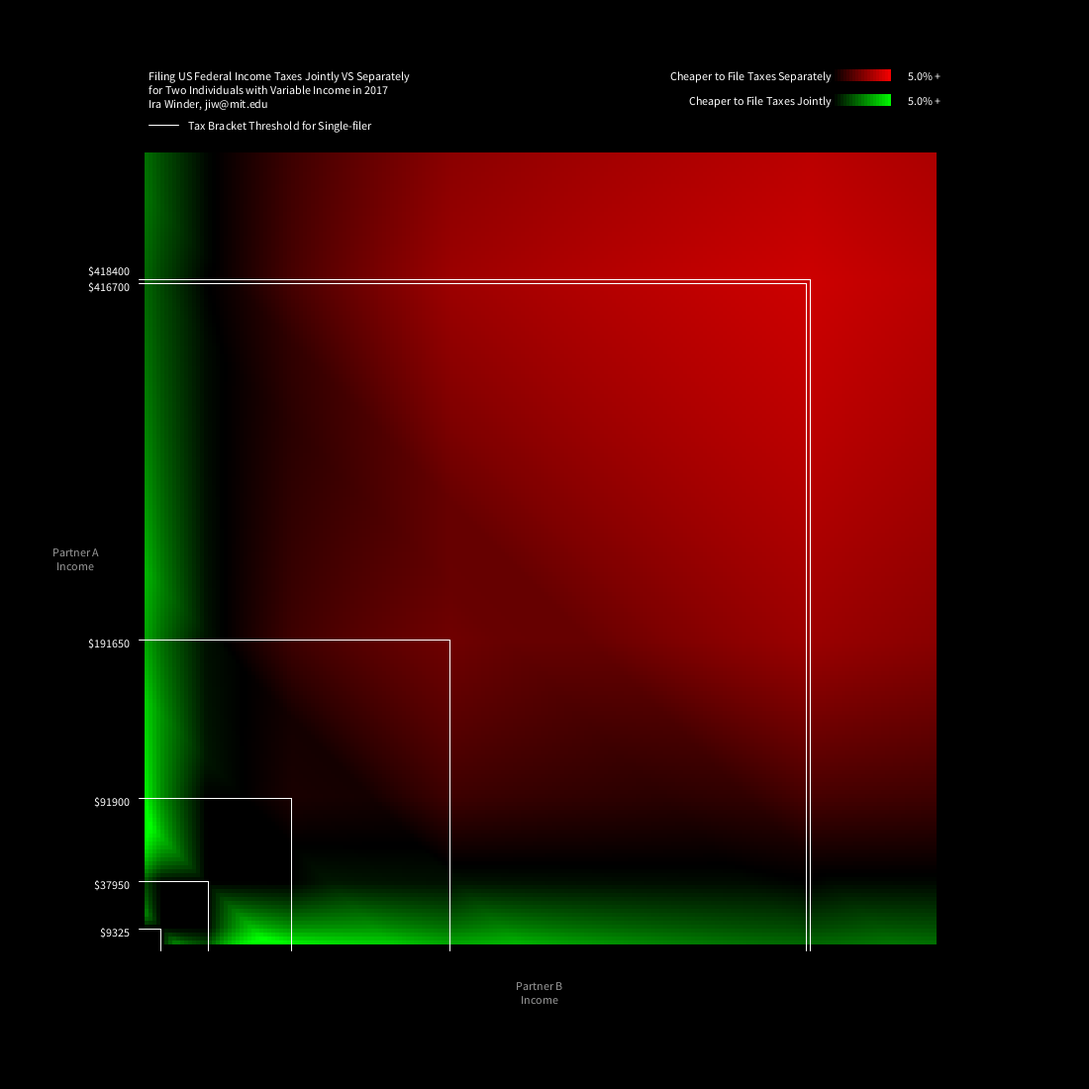
Frame 1 (no input)
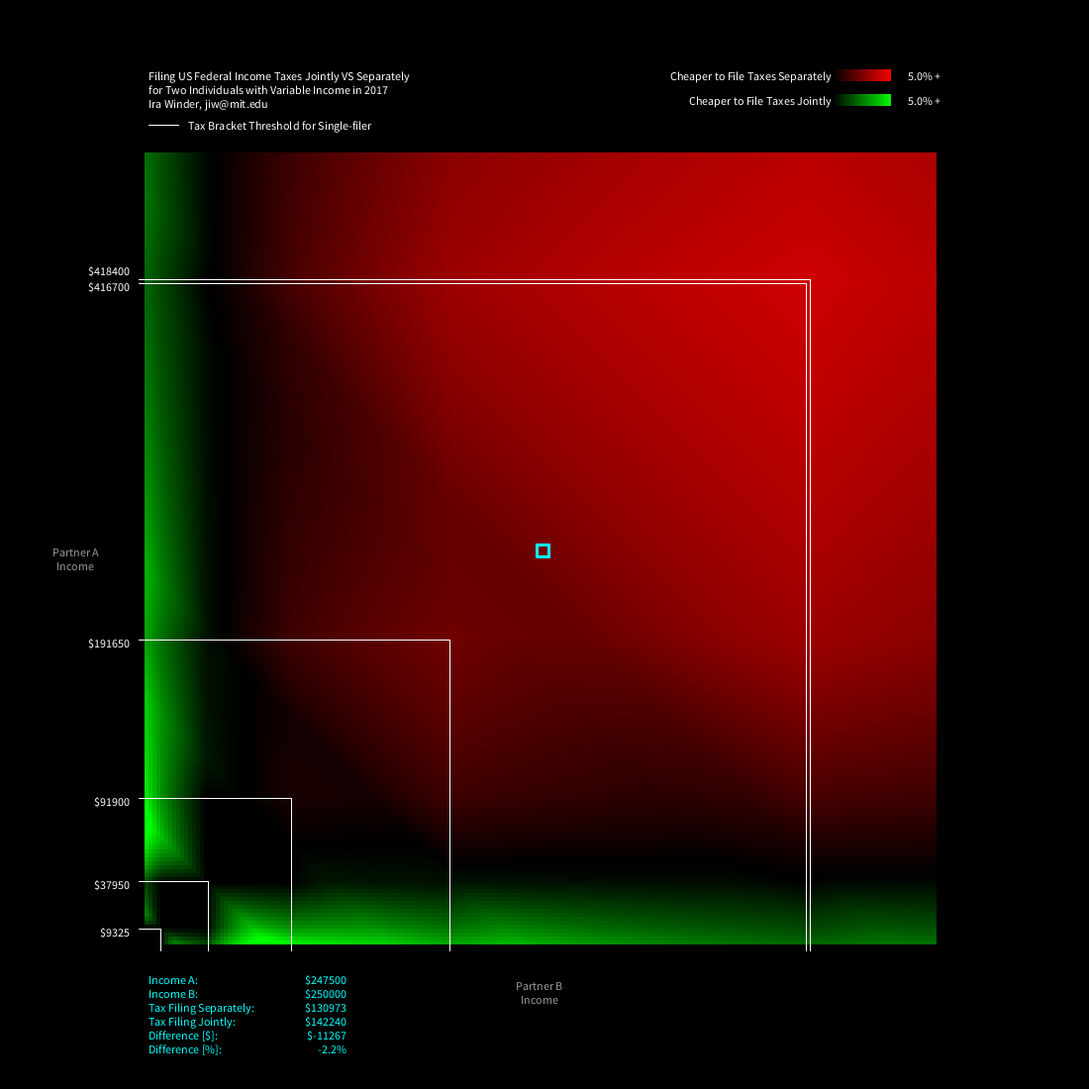
Frame 2 (the mouse pressed at the canvas centre, redrawn once)

The Processing sketch that drew these frames (run headless with seeded random() and noise(); the mouse was pressed at the canvas centre and the sketch redrawn once):

// Processing sketch: FedTaxCalc
// ── FedTaxCalc.pde
// Ira Winder, jiw@mit.edu
// The following script computes and graphs a couple's federal income tax 
// as a function of their respective income and whether they are filing jointly or separately

// Based on 2017 US Tax Brackets
// https://taxfoundation.org/2017-tax-brackets/

// {income threshold, percent taxed after threshold}
float[][] singleBracket = {
  {0,      .1},
  {9325,   .15},
  {37950,  .25},
  {91900,  .28},
  {191650, .33},
  {416700, .35},
  {418400, .396}
};

// {income threshold, percent taxed after threshold}
float[][] marriedBracket = {
  {0,      .1},
  {18650,  .15},
  {75900,  .25},
  {153100, .28},
  {233350, .33},
  {416700, .35},
  {470700, .396}
};

// difference filing jointly vs filing single [n][n][2]
// [][][0] = federal tax if filing as single
// [][][1] = federal tax if filing as married
// [][][2] = total household income
float[][][] taxSummary;

int NUM_INTERVALS = 200;
float INTERVAL_RESOLUTION = 2500.0; // USD
float MAX_DIFF = 0.05;

void setup() {
  size(1100, 1100);
  
  taxSummary = new float[NUM_INTERVALS][NUM_INTERVALS][3];
  for (int i=0; i<NUM_INTERVALS; i++) {
    for (int j=0; j<NUM_INTERVALS; j++) {
      
      // Calculate Taxes if Filing Single
      taxSummary[i][j][0] = incomeTax(i*INTERVAL_RESOLUTION, "single") + incomeTax(j*INTERVAL_RESOLUTION, "single");
      
      // Calculate Taxes if Filing Jointly (Married)
      taxSummary[i][j][1] = incomeTax( (i+j)*INTERVAL_RESOLUTION, "married");
      
      // Calculate Taxes if Filing Jointly (Married)
      taxSummary[i][j][2] = (i+j)*INTERVAL_RESOLUTION;
     
    } 
  }
}

float CANVAS_X = 800;
float CANVAS_Y = 800;
int mouseU, mouseV;

void draw() {
  background(0);
  stroke(255); fill(255);
  
  translate(0.5*(width - CANVAS_X), 0.5*(height - CANVAS_Y));
  
  // Legend
  noStroke();
  for (int i=0; i<20; i++) {
    fill(#FF0000, 255*i/20.0);
    rect(3*i + CANVAS_X - 110, -80, 3, 12);
  }
  for (int i=0; i<20; i++) {
    fill(#00FF00, 255*i/20.0);
    rect(3*i + CANVAS_X - 110, -55, 3, 12);
  }
  noStroke();
  
  textAlign(RIGHT);
  fill(255);
  text("Cheaper to File Taxes Separately", CANVAS_X - 110, -80 + 10);
  text("Cheaper to File Taxes Jointly", CANVAS_X - 110, -55 + 10);
  text(int(1000*MAX_DIFF)/10.0 + "% +", CANVAS_X, -80 + 10);
  text(int(1000*MAX_DIFF)/10.0 + "% +", CANVAS_X, -55 + 10);
  
  fill(255);
  textAlign(LEFT);
  text("Filing US Federal Income Taxes Jointly VS Separately\n" + 
       "for Two Individuals with Variable Income in 2017\n" + 
       "Ira Winder, jiw@mit.edu", 0, -80 + 10);
  
  stroke(255);
  strokeWeight(1);
  line(0, -24, 30, -24);
  text("Tax Bracket Threshold for Single-filer", 40, -30 + 10);
  noStroke();
  
  
  
  noStroke();
  float diff;
  float MAX = 10.0;
  for (int i=0; i<NUM_INTERVALS; i++) {
    for (int j=0; j<NUM_INTERVALS; j++) {
      diff = taxSummary[i][j][0] - taxSummary[i][j][1]; // single - married
      fill(0, 0, 0);
      if (diff >  +0.5) fill(0, 255, 0, 255*diff/taxSummary[i][j][2]/MAX_DIFF);
      if (diff <  -0.5) fill(255, 0, 0, 255*abs(diff)/taxSummary[i][j][2]/MAX_DIFF);
      rect((i-1)*CANVAS_X/NUM_INTERVALS, (NUM_INTERVALS-j)*CANVAS_Y/NUM_INTERVALS, CANVAS_X/NUM_INTERVALS, CANVAS_Y/NUM_INTERVALS);
    }
  }
  
  // Tax Bracket
  int U;
  noFill();
  stroke(255);
  strokeWeight(1);
  for (int i=1; i<singleBracket.length; i++) {
    U = int(singleBracket[i][0]/INTERVAL_RESOLUTION);
    line(-10, (NUM_INTERVALS - U)*CANVAS_X/NUM_INTERVALS, U*CANVAS_X/NUM_INTERVALS, (NUM_INTERVALS - U)*CANVAS_X/NUM_INTERVALS);
    line(U*CANVAS_X/NUM_INTERVALS, (NUM_INTERVALS - U)*CANVAS_Y/NUM_INTERVALS, U*CANVAS_X/NUM_INTERVALS, CANVAS_Y + 10);
    //line(0, CANVAS_Y, CANVAS_X, 0);
    fill(255);
    textAlign(RIGHT);
    if (i<singleBracket.length-1) {
      text("$" + int(singleBracket[i][0]), -20, (NUM_INTERVALS - U)*CANVAS_X/NUM_INTERVALS + 8);
    } else {
      text("$" + int(singleBracket[i][0]), -20, (NUM_INTERVALS - U)*CANVAS_X/NUM_INTERVALS - 4);
    }

    //text(int(1000*singleBracket[i][1])/10.0 + "%", -10, (NUM_INTERVALS - 1.5*U)*CANVAS_X/NUM_INTERVALS - 4);
  }
  textAlign(CENTER);
  fill(#999999);
  text("Partner A\nIncome", -75, CANVAS_Y/2 + 12);
  text("Partner B\nIncome", CANVAS_X/2 - 5, CANVAS_Y + 50);
  
  // Mouse Cursor
  mouseU = int( NUM_INTERVALS * (mouseX - 0.5*(width  - CANVAS_X)) / CANVAS_X);
  mouseV = int( NUM_INTERVALS * (mouseY - 0.5*(height - CANVAS_Y)) / CANVAS_Y);
  
//  mouseU = max(mouseU, 0);
//  mouseV = max(mouseV, 0);
//  
//  mouseU = min(mouseU, NUM_INTERVALS-1);
//  mouseV = min(mouseV, NUM_INTERVALS-1);
  
  noFill();
  stroke(#00FFFF);
  strokeWeight(3);
  if (mouseU >=0 && mouseU < NUM_INTERVALS && mouseV >=0 && mouseV < NUM_INTERVALS) {
    rect((mouseU - 2)*CANVAS_X/NUM_INTERVALS, (mouseV)*CANVAS_Y/NUM_INTERVALS, 3*CANVAS_X/NUM_INTERVALS, 3*CANVAS_Y/NUM_INTERVALS);
    fill(#00FFFF);
    textAlign(LEFT);
    text( "\n" + //"(" + mouseU + "," + (NUM_INTERVALS - mouseV - 1) + ")" + "\n" + 
          "Income A:" + "\n" + 
          "Income B:" + "\n" +
          "Tax Filing Separately:" + "\n" + 
          "Tax Filing Jointly:" + "\n" + 
          "Difference [$]:" + "\n" +
          "Difference [%]:",
          0, CANVAS_Y + 30);
    textAlign(RIGHT);
    text( "\n" + //"(" + mouseU + "," + (NUM_INTERVALS - mouseV - 1) + ")" + "\n" + 
          "$" + int((NUM_INTERVALS - mouseV - 1)*INTERVAL_RESOLUTION) + "\n" + 
          "$" + int(mouseU*INTERVAL_RESOLUTION) + "\n" +
          "$" + int(taxSummary[mouseU][NUM_INTERVALS - mouseV - 1][0]) + "\n" + 
          "$" + int(taxSummary[mouseU][NUM_INTERVALS - mouseV - 1][1]) + "\n" + 
          "$" + int(taxSummary[mouseU][NUM_INTERVALS - mouseV - 1][0] - taxSummary[mouseU][NUM_INTERVALS - mouseV - 1][1]) + "\n" + 
          int(1000*(taxSummary[mouseU][NUM_INTERVALS - mouseV - 1][0] - taxSummary[mouseU][NUM_INTERVALS - mouseV - 1][1])/taxSummary[mouseU][NUM_INTERVALS - mouseV - 1][2])/10.0 + "%",
          200, CANVAS_Y + 30);
        
  }
  
  noLoop();
}

float incomeTax(float income, String fileType) {
  
  float tax = 0;
  float bracketIncome;
  float[][] bracket;
  
  if (fileType.equals("single")) {
    bracket = singleBracket;
  } else if (fileType.equals("married")) {
    bracket = marriedBracket;
  } else {
    println("Filing Type not Recognized.  Set to default 'filing single'");
    bracket = singleBracket;
  }
  
  for (int i=bracket.length-1; i>=0; i--) {
      
    if (income > bracket[i][0]) {
      bracketIncome = income - bracket[i][0];
      tax += bracket[i][1] * bracketIncome;
      income -= bracketIncome;
    }
    
  }
  
  return tax;
  
}

void mouseMoved() {
  loop();
}
